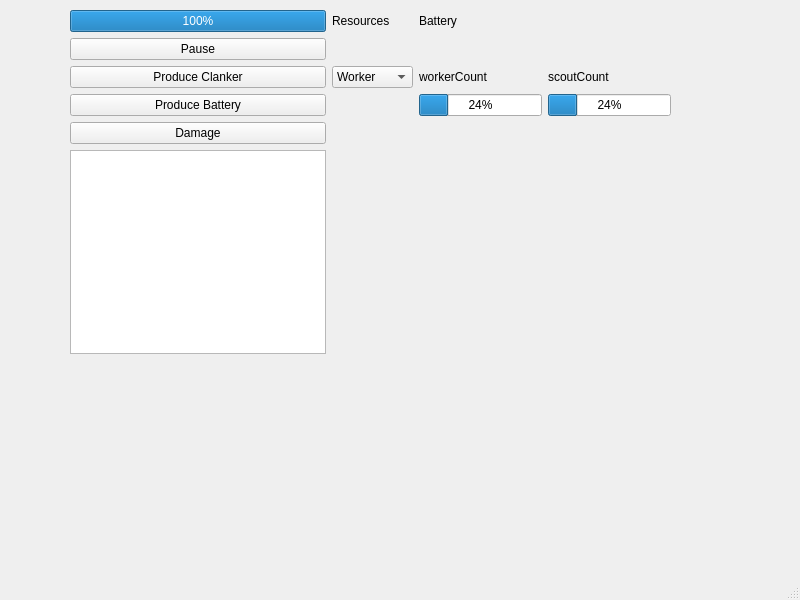
<?xml version="1.0" encoding="UTF-8"?>
<ui version="4.0">
 <class>MainWindow</class>
 <widget class="QMainWindow" name="MainWindow">
  <property name="geometry">
   <rect>
    <x>0</x>
    <y>0</y>
    <width>800</width>
    <height>600</height>
   </rect>
  </property>
  <property name="windowTitle">
   <string>MainWindow</string>
  </property>
  <widget class="QWidget" name="centralwidget">
   <widget class="QWidget" name="">
    <property name="geometry">
     <rect>
      <x>70</x>
      <y>10</y>
      <width>601</width>
      <height>344</height>
     </rect>
    </property>
    <layout class="QGridLayout" name="gridLayout">
     <item row="2" column="3">
      <widget class="QLabel" name="scoutCountLabel">
       <property name="text">
        <string>scoutCount</string>
       </property>
      </widget>
     </item>
     <item row="2" column="0">
      <widget class="QPushButton" name="produceButton">
       <property name="text">
        <string>Produce Clanker</string>
       </property>
      </widget>
     </item>
     <item row="2" column="2">
      <widget class="QLabel" name="workerCountLabel">
       <property name="text">
        <string>workerCount</string>
       </property>
      </widget>
     </item>
     <item row="0" column="1">
      <widget class="QLabel" name="resourcesLabel">
       <property name="text">
        <string>Resources</string>
       </property>
      </widget>
     </item>
     <item row="0" column="0">
      <widget class="QProgressBar" name="factoryHealthBar">
       <property name="maximum">
        <number>500</number>
       </property>
       <property name="value">
        <number>500</number>
       </property>
      </widget>
     </item>
     <item row="5" column="0">
      <widget class="QTextEdit" name="logTextEdit"/>
     </item>
     <item row="2" column="1">
      <widget class="QComboBox" name="clankerTypeComboBox">
       <item>
        <property name="text">
         <string>Worker</string>
        </property>
       </item>
       <item>
        <property name="text">
         <string>Scout</string>
        </property>
       </item>
       <item>
        <property name="text">
         <string>Defender</string>
        </property>
       </item>
      </widget>
     </item>
     <item row="4" column="0">
      <widget class="QPushButton" name="damageButton">
       <property name="text">
        <string>Damage</string>
       </property>
      </widget>
     </item>
     <item row="1" column="0">
      <widget class="QPushButton" name="pauseButton">
       <property name="text">
        <string>Pause</string>
       </property>
      </widget>
     </item>
     <item row="3" column="0">
      <widget class="QPushButton" name="produceBatteryButton">
       <property name="text">
        <string>Produce Battery</string>
       </property>
      </widget>
     </item>
     <item row="3" column="2">
      <widget class="QProgressBar" name="workerEnergyBar">
       <property name="value">
        <number>24</number>
       </property>
      </widget>
     </item>
     <item row="3" column="3">
      <widget class="QProgressBar" name="scoutEnergyBar">
       <property name="value">
        <number>24</number>
       </property>
      </widget>
     </item>
     <item row="0" column="2">
      <widget class="QLabel" name="batteryLabel">
       <property name="text">
        <string>Battery</string>
       </property>
      </widget>
     </item>
    </layout>
   </widget>
  </widget>
  <widget class="QMenuBar" name="menubar">
   <property name="geometry">
    <rect>
     <x>0</x>
     <y>0</y>
     <width>800</width>
     <height>22</height>
    </rect>
   </property>
  </widget>
  <widget class="QStatusBar" name="statusbar"/>
 </widget>
 <resources/>
 <connections/>
</ui>
